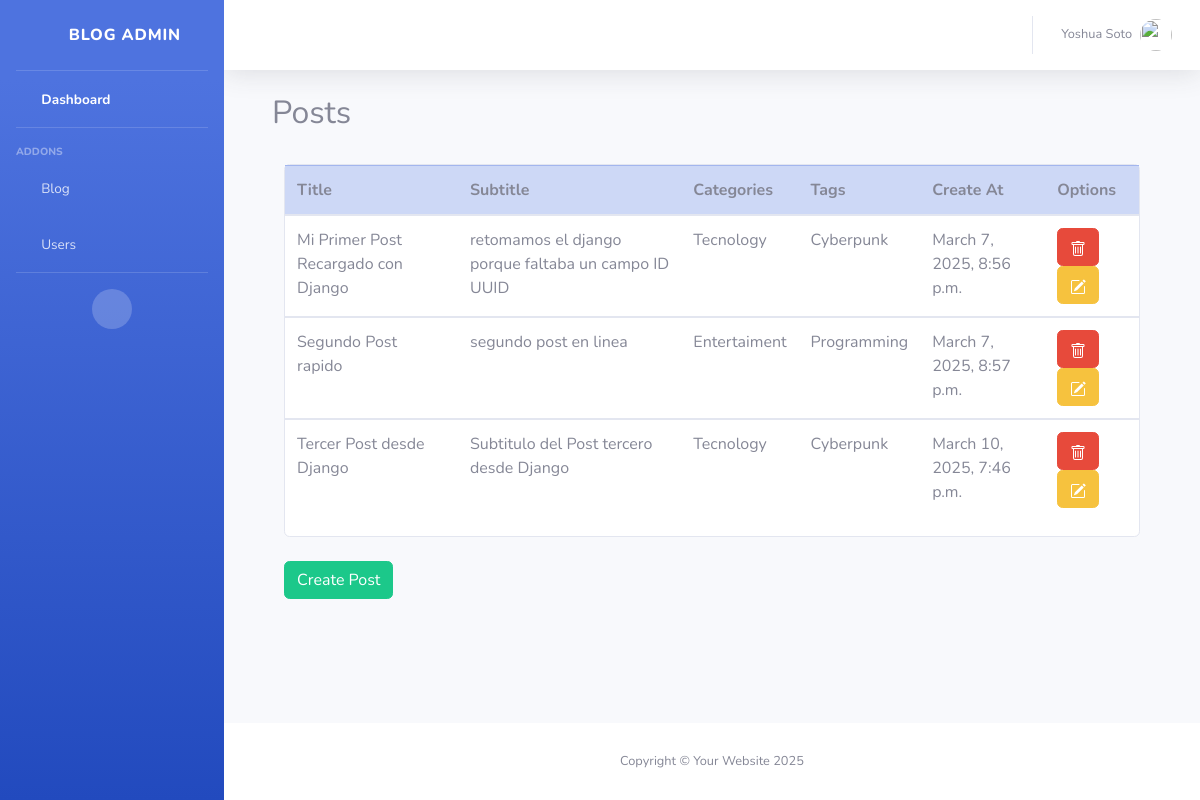
The app's page /dashboard/posts/ (signed in), older data.
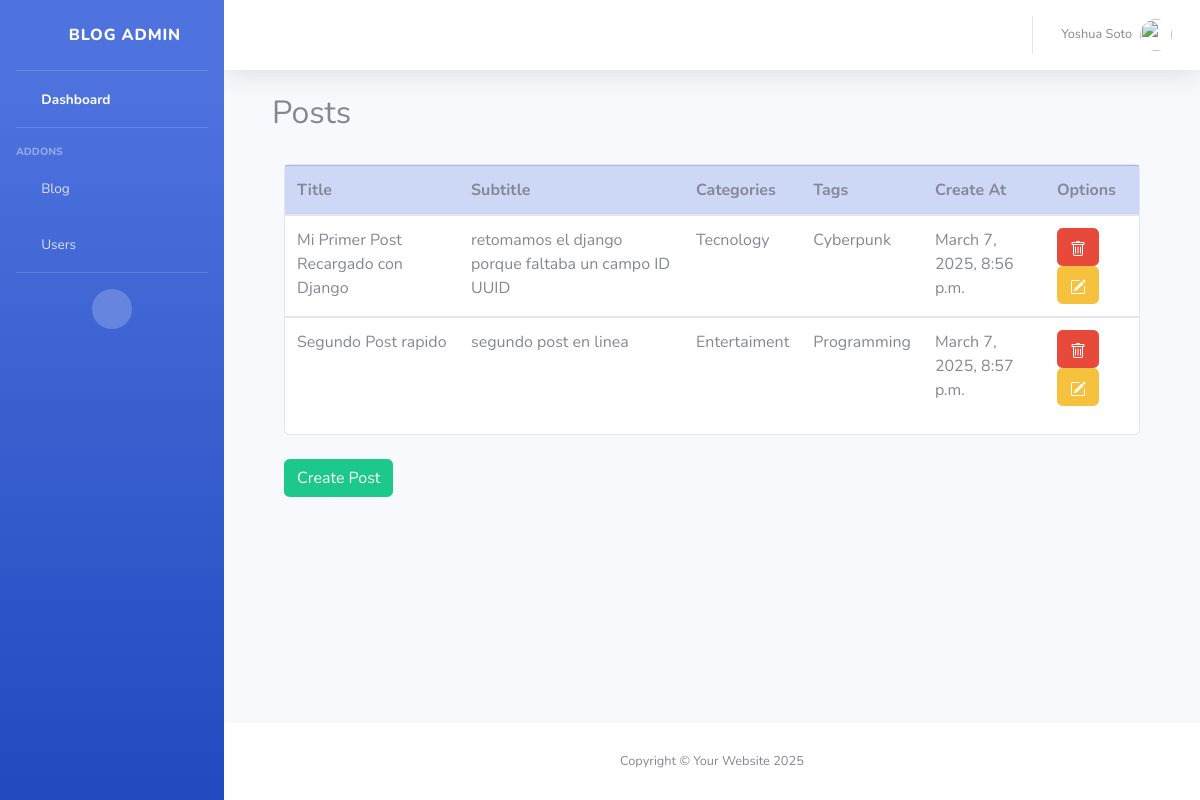
The same page, newer data.
### dashboard/models.py (models this page shows, shortened)
class Post(models.Model):
    title = models.CharField(max_length=200)
    subtitle = models.CharField(max_length=200)
    image_main = models.ImageField(default="")
    description = models.TextField(max_length=200)
    content = RichTextField()
    categories = models.ForeignKey(Category, on_delete=models.CASCADE)
    tags = models.ForeignKey(Tag, on_delete=models.CASCADE)
    id = models.UUIDField(primary_key=True, default=uuid.uuid4, editable=False)
    create_at = models.DateTimeField(default=timezone.now)

class Category(models.Model):
    name = models.CharField(max_length=200)
    create_at = models.DateTimeField(default=timezone.now)
    def __str__(self):
        return self.name

class Tag(models.Model):
    name = models.CharField(max_length=200)
    create_at = models.DateTimeField(default=timezone.now)
    def __str__(self):
        return self.name

### dashboard/views.py (the view)
# urls.py: path('posts/', views.posts, name='posts'),
@login_required
def posts(request):
    posts = Post.objects.all()
    context = {'posts': posts}
    return render(request, 'posts.html', context)

### dashboard/templates/posts.html (shortened to what this page needs)
{% extends "base.html" %}
{% block content %}
<div class="container-fluid">
    <h2>Posts</h2><br>
    <div class="col col-12">
        <div class="card">
            <table class="table table-hover">
                <thead class="table-primary">
                  <tr>
                    <th scope="col">Title</th>
                    <th scope="col">Subtitle</th>
                    <th scope="col">Categories</th>
                    <th scope="col">Tags</th>
                    <th scope="col">Create At</th>
                    <th scope="col">Options</th>
                  </tr>
                </thead>
                {% for post in posts%}
                <tbody>
                  <tr>
                    <td>{{ post.title }}</td>
                    <td>{{ post.subtitle }}</td>
                    <td>{{ post.categories }}</td>
                    <td>{{ post.tags }}</td>
                    <td>{{ post.create_at }}</td>
                    <td>
                      <button type="button" class="btn btn-danger" data-toggle="modal" data-target="#PostDeleteModal{{ post.id }}">
                      </button>
                      <a class="btn btn-warning" href="{% url 'dashboard:update_post' post.id %}">
                      </a>
                    </td>
                  </tr>
                </tbody>
                {% endfor %}
            </table>
        </div>
        <br>
        <a href="{% url 'dashboard:create_post' %}" class="btn btn-success">Create Post</a>
    </div>
</div>
{% endblock %}

Row changes from the older to the newer data that the page shows:
removed Post: title "Tercer Post desde Django", subtitle "Subtitulo del Post tercero desde Django", categories "Tecnology", tags "Cyberpunk", create_at "March 10, 2025, 7:46 p.m."
